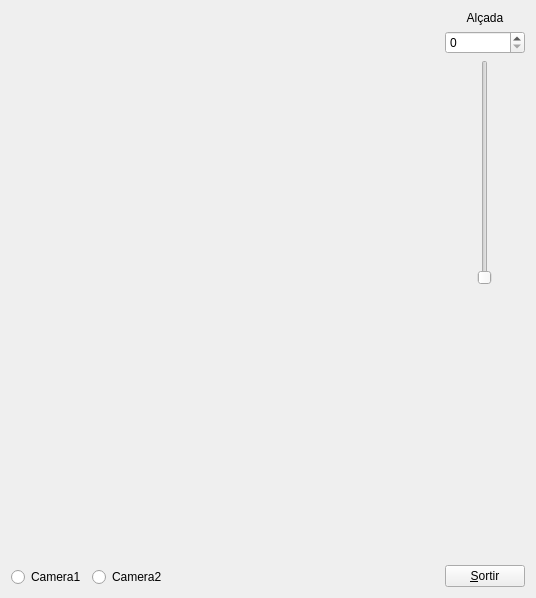
<?xml version="1.0" encoding="UTF-8"?>
<ui version="4.0">
 <class>MyForm</class>
 <widget class="QWidget" name="MyForm">
  <property name="geometry">
   <rect>
    <x>0</x>
    <y>0</y>
    <width>536</width>
    <height>598</height>
   </rect>
  </property>
  <property name="windowTitle">
   <string>IDI-Lab</string>
  </property>
  <layout class="QHBoxLayout" name="horizontalLayout_3">
   <item>
    <layout class="QVBoxLayout" name="verticalLayout_2">
     <item>
      <widget class="MyGLWidget" name="widget" native="true">
       <property name="sizePolicy">
        <sizepolicy hsizetype="Expanding" vsizetype="Expanding">
         <horstretch>0</horstretch>
         <verstretch>0</verstretch>
        </sizepolicy>
       </property>
      </widget>
     </item>
     <item>
      <layout class="QHBoxLayout" name="horizontalLayout">
       <item>
        <widget class="QRadioButton" name="radioButton">
         <property name="text">
          <string>Camera1</string>
         </property>
        </widget>
       </item>
       <item>
        <widget class="QRadioButton" name="radioButton_2">
         <property name="text">
          <string>Camera2</string>
         </property>
        </widget>
       </item>
       <item>
        <spacer name="horizontalSpacer">
         <property name="orientation">
          <enum>Qt::Horizontal</enum>
         </property>
         <property name="sizeHint" stdset="0">
          <size>
           <width>40</width>
           <height>20</height>
          </size>
         </property>
        </spacer>
       </item>
      </layout>
     </item>
    </layout>
   </item>
   <item>
    <layout class="QVBoxLayout" name="verticalLayout">
     <item>
      <layout class="QVBoxLayout" name="verticalLayout_3">
       <item>
        <widget class="QLabel" name="label">
         <property name="text">
          <string>Alçada</string>
         </property>
         <property name="alignment">
          <set>Qt::AlignCenter</set>
         </property>
        </widget>
       </item>
       <item>
        <widget class="QSpinBox" name="spinBox">
         <property name="maximum">
          <number>5</number>
         </property>
        </widget>
       </item>
       <item>
        <layout class="QHBoxLayout" name="horizontalLayout_2">
         <item>
          <widget class="QSlider" name="verticalSlider">
           <property name="maximum">
            <number>5</number>
           </property>
           <property name="orientation">
            <enum>Qt::Vertical</enum>
           </property>
          </widget>
         </item>
        </layout>
       </item>
      </layout>
     </item>
     <item>
      <spacer name="verticalSpacer">
       <property name="orientation">
        <enum>Qt::Vertical</enum>
       </property>
       <property name="sizeHint" stdset="0">
        <size>
         <width>20</width>
         <height>40</height>
        </size>
       </property>
      </spacer>
     </item>
     <item>
      <widget class="QPushButton" name="pushButton">
       <property name="sizePolicy">
        <sizepolicy hsizetype="Fixed" vsizetype="Fixed">
         <horstretch>0</horstretch>
         <verstretch>0</verstretch>
        </sizepolicy>
       </property>
       <property name="text">
        <string>&amp;Sortir</string>
       </property>
      </widget>
     </item>
    </layout>
   </item>
  </layout>
 </widget>
 <customwidgets>
  <customwidget>
   <class>MyGLWidget</class>
   <extends>QWidget</extends>
   <header>MyGLWidget.h</header>
   <container>1</container>
   <slots>
    <signal>Desactivar()</signal>
    <signal>Activar()</signal>
    <signal>ActualitzarAltura(int)</signal>
    <slot>ActivarCamera()</slot>
    <slot>DesactivarCamera()</slot>
    <slot>SetAltura(int)</slot>
   </slots>
  </customwidget>
 </customwidgets>
 <resources/>
 <connections>
  <connection>
   <sender>pushButton</sender>
   <signal>clicked()</signal>
   <receiver>MyForm</receiver>
   <slot>close()</slot>
   <hints>
    <hint type="sourcelabel">
     <x>525</x>
     <y>587</y>
    </hint>
    <hint type="destinationlabel">
     <x>535</x>
     <y>529</y>
    </hint>
   </hints>
  </connection>
  <connection>
   <sender>radioButton</sender>
   <signal>clicked()</signal>
   <receiver>widget</receiver>
   <slot>DesactivarCamera()</slot>
   <hints>
    <hint type="sourcelabel">
     <x>61</x>
     <y>570</y>
    </hint>
    <hint type="destinationlabel">
     <x>58</x>
     <y>19</y>
    </hint>
   </hints>
  </connection>
  <connection>
   <sender>radioButton_2</sender>
   <signal>clicked()</signal>
   <receiver>widget</receiver>
   <slot>ActivarCamera()</slot>
   <hints>
    <hint type="sourcelabel">
     <x>143</x>
     <y>570</y>
    </hint>
    <hint type="destinationlabel">
     <x>143</x>
     <y>19</y>
    </hint>
   </hints>
  </connection>
  <connection>
   <sender>widget</sender>
   <signal>Desactivar()</signal>
   <receiver>radioButton</receiver>
   <slot>toggle()</slot>
   <hints>
    <hint type="sourcelabel">
     <x>25</x>
     <y>19</y>
    </hint>
    <hint type="destinationlabel">
     <x>29</x>
     <y>574</y>
    </hint>
   </hints>
  </connection>
  <connection>
   <sender>widget</sender>
   <signal>Activar()</signal>
   <receiver>radioButton_2</receiver>
   <slot>toggle()</slot>
   <hints>
    <hint type="sourcelabel">
     <x>124</x>
     <y>19</y>
    </hint>
    <hint type="destinationlabel">
     <x>125</x>
     <y>576</y>
    </hint>
   </hints>
  </connection>
  <connection>
   <sender>spinBox</sender>
   <signal>valueChanged(int)</signal>
   <receiver>verticalSlider</receiver>
   <slot>setValue(int)</slot>
   <hints>
    <hint type="sourcelabel">
     <x>487</x>
     <y>48</y>
    </hint>
    <hint type="destinationlabel">
     <x>485</x>
     <y>204</y>
    </hint>
   </hints>
  </connection>
  <connection>
   <sender>verticalSlider</sender>
   <signal>valueChanged(int)</signal>
   <receiver>spinBox</receiver>
   <slot>setValue(int)</slot>
   <hints>
    <hint type="sourcelabel">
     <x>486</x>
     <y>161</y>
    </hint>
    <hint type="destinationlabel">
     <x>488</x>
     <y>42</y>
    </hint>
   </hints>
  </connection>
  <connection>
   <sender>verticalSlider</sender>
   <signal>valueChanged(int)</signal>
   <receiver>widget</receiver>
   <slot>SetAltura(int)</slot>
   <hints>
    <hint type="sourcelabel">
     <x>483</x>
     <y>151</y>
    </hint>
    <hint type="destinationlabel">
     <x>376</x>
     <y>147</y>
    </hint>
   </hints>
  </connection>
  <connection>
   <sender>widget</sender>
   <signal>ActualitzarAltura(int)</signal>
   <receiver>verticalSlider</receiver>
   <slot>setValue(int)</slot>
   <hints>
    <hint type="sourcelabel">
     <x>403</x>
     <y>175</y>
    </hint>
    <hint type="destinationlabel">
     <x>487</x>
     <y>174</y>
    </hint>
   </hints>
  </connection>
 </connections>
</ui>
